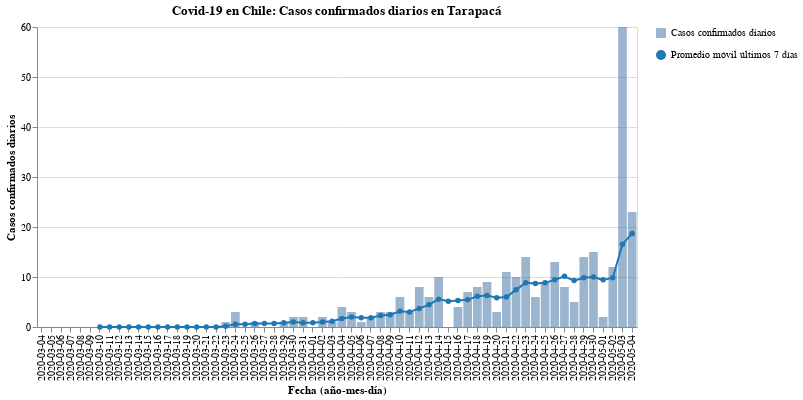

Notebook code for this chart:
### Code cell
#hide_input
bars, line = my_cases_plot(region)
(bars + line).properties(
    title=f'Covid-19 en Chile: Casos confirmados diarios en {region}',
    width=600
)

### Figure 1 — Vega-Lite specification as saved in the notebook (floating-point values rounded to 4 significant figures)
{"config": {"view": {"continuousWidth": 400, "continuousHeight": 300}}, "layer": [{"mark": {"type": "bar", "opacity": 0.7}, "encoding": {"opacity": {"type": "nominal", "field": "Casos confirmados diarios", "legend": {"title": ""}}, "tooltip": [{"type": "nominal", "field": "Fecha"}, {"type": "quantitative", "field": "Casos confirmados"}], "x": {"type": "nominal", "axis": {"title": "Fecha (año-mes-día)"}, "field": "Fecha"}, "y": {"type": "quantitative", "axis": {"title": "Casos confirmados diarios"}, "field": "Casos confirmados"}}}, {"mark": {"type": "line", "color": "#1f77b4", "point": {"filled": true, "fill": "#1f77b4"}}, "encoding": {"shape": {"type": "nominal", "field": "Promedio móvil últimos 7 días", "legend": {"title": ""}}, "x": {"type": "nominal", "axis": {"title": "Fecha (año-mes-día)"}, "field": "Fecha"}, "y": {"type": "quantitative", "field": "Rolling"}}}], "data": {"name": "data-ea76f672c86ff39e2d0969808b25fb2f"}, "title": "Covid-19 en Chile: Casos confirmados diarios en Tarapacá", "width": 600, "$schema": "https://vega.github.io/schema/vega-lite/v4.8.1.json", "datasets": {"data-ea76f672c86ff39e2d0969808b25fb2f": [{"Fecha": "2020-03-04", "Casos confirmados": 0, "Rolling": null, "Casos confirmados diarios": "Casos confirmados diarios", "Promedio móvil últimos 7 días": "Promedio móvil últimos 7 días"}, {"Fecha": "2020-03-05", "Casos confirmados": 0, "Rolling": null, "Casos confirmados diarios": "Casos confirmados diarios", "Promedio móvil últimos 7 días": "Promedio móvil últimos 7 días"}, {"Fecha": "2020-03-06", "Casos confirmados": 0, "Rolling": null, "Casos confirmados diarios": "Casos confirmados diarios", "Promedio móvil últimos 7 días": "Promedio móvil últimos 7 días"}, {"Fecha": "2020-03-07", "Casos confirmados": 0, "Rolling": null, "Casos confirmados diarios": "Casos confirmados diarios", "Promedio móvil últimos 7 días": "Promedio móvil últimos 7 días"}, {"Fecha": "2020-03-08", "Casos confirmados": 0, "Rolling": null, "Casos confirmados diarios": "Casos confirmados diarios", "Promedio móvil últimos 7 días": "Promedio móvil últimos 7 días"}, {"Fecha": "2020-03-09", "Casos confirmados": 0, "Rolling": null, "Casos confirmados diarios": "Casos confirmados diarios", "Promedio móvil últimos 7 días": "Promedio móvil últimos 7 días"}, {"Fecha": "2020-03-10", "Casos confirmados": 0, "Rolling": 0.0, "Casos confirmados diarios": "Casos confirmados diarios", "Promedio móvil últimos 7 días": "Promedio móvil últimos 7 días"}, {"Fecha": "2020-03-11", "Casos confirmados": 0, "Rolling": 0.0, "Casos confirmados diarios": "Casos confirmados diarios", "Promedio móvil últimos 7 días": "Promedio móvil últimos 7 días"}, {"Fecha": "2020-03-12", "Casos confirmados": 0, "Rolling": 0.0, "Casos confirmados diarios": "Casos confirmados diarios", "Promedio móvil últimos 7 días": "Promedio móvil últimos 7 días"}, {"Fecha": "2020-03-13", "Casos confirmados": 0, "Rolling": 0.0, "Casos confirmados diarios": "Casos confirmados diarios", "Promedio móvil últimos 7 días": "Promedio móvil últimos 7 días"}, {"Fecha": "2020-03-14", "Casos confirmados": 0, "Rolling": 0.0, "Casos confirmados diarios": "Casos confirmados diarios", "Promedio móvil últimos 7 días": "Promedio móvil últimos 7 días"}, {"Fecha": "2020-03-15", "Casos confirmados": 0, "Rolling": 0.0, "Casos confirmados diarios": "Casos confirmados diarios", "Promedio móvil últimos 7 días": "Promedio móvil últimos 7 días"}, {"Fecha": "2020-03-16", "Casos confirmados": 0, "Rolling": 0.0, "Casos confirmados diarios": "Casos confirmados diarios", "Promedio móvil últimos 7 días": "Promedio móvil últimos 7 días"}, {"Fecha": "2020-03-17", "Casos confirmados": 0, "Rolling": 0.0, "Casos confirmados diarios": "Casos confirmados diarios", "Promedio móvil últimos 7 días": "Promedio móvil últimos 7 días"}, {"Fecha": "2020-03-18", "Casos confirmados": 0, "Rolling": 0.0, "Casos confirmados diarios": "Casos confirmados diarios", "Promedio móvil últimos 7 días": "Promedio móvil últimos 7 días"}, {"Fecha": "2020-03-19", "Casos confirmados": 0, "Rolling": 0.0, "Casos confirmados diarios": "Casos confirmados diarios", "Promedio móvil últimos 7 días": "Promedio móvil últimos 7 días"}, {"Fecha": "2020-03-20", "Casos confirmados": 0, "Rolling": 0.0, "Casos confirmados diarios": "Casos confirmados diarios", "Promedio móvil últimos 7 días": "Promedio móvil últimos 7 días"}, {"Fecha": "2020-03-21", "Casos confirmados": 0, "Rolling": 0.0, "Casos confirmados diarios": "Casos confirmados diarios", "Promedio móvil últimos 7 días": "Promedio móvil últimos 7 días"}, {"Fecha": "2020-03-22", "Casos confirmados": 0, "Rolling": 0.0, "Casos confirmados diarios": "Casos confirmados diarios", "Promedio móvil últimos 7 días": "Promedio móvil últimos 7 días"}, {"Fecha": "2020-03-23", "Casos confirmados": 1, "Rolling": 0.1429, "Casos confirmados diarios": "Casos confirmados diarios", "Promedio móvil últimos 7 días": "Promedio móvil últimos 7 días"}, {"Fecha": "2020-03-24", "Casos confirmados": 3, "Rolling": 0.5714, "Casos confirmados diarios": "Casos confirmados diarios", "Promedio móvil últimos 7 días": "Promedio móvil últimos 7 días"}, {"Fecha": "2020-03-25", "Casos confirmados": 0, "Rolling": 0.5714, "Casos confirmados diarios": "Casos confirmados diarios", "Promedio móvil últimos 7 días": "Promedio móvil últimos 7 días"}, {"Fecha": "2020-03-26", "Casos confirmados": 1, "Rolling": 0.7143, "Casos confirmados diarios": "Casos confirmados diarios", "Promedio móvil últimos 7 días": "Promedio móvil últimos 7 días"}, {"Fecha": "2020-03-27", "Casos confirmados": 0, "Rolling": 0.7143, "Casos confirmados diarios": "Casos confirmados diarios", "Promedio móvil últimos 7 días": "Promedio móvil últimos 7 días"}, {"Fecha": "2020-03-28", "Casos confirmados": 0, "Rolling": 0.7143, "Casos confirmados diarios": "Casos confirmados diarios", "Promedio móvil últimos 7 días": "Promedio móvil últimos 7 días"}, {"Fecha": "2020-03-29", "Casos confirmados": 1, "Rolling": 0.8571, "Casos confirmados diarios": "Casos confirmados diarios", "Promedio móvil últimos 7 días": "Promedio móvil últimos 7 días"}, {"Fecha": "2020-03-30", "Casos confirmados": 2, "Rolling": 1.0, "Casos confirmados diarios": "Casos confirmados diarios", "Promedio móvil últimos 7 días": "Promedio móvil últimos 7 días"}, {"Fecha": "2020-03-31", "Casos confirmados": 2, "Rolling": 0.8571, "Casos confirmados diarios": "Casos confirmados diarios", "Promedio móvil últimos 7 días": "Promedio móvil últimos 7 días"}, {"Fecha": "2020-04-01", "Casos confirmados": 0, "Rolling": 0.8571, "Casos confirmados diarios": "Casos confirmados diarios", "Promedio móvil últimos 7 días": "Promedio móvil últimos 7 días"}, {"Fecha": "2020-04-02", "Casos confirmados": 2, "Rolling": 1.0, "Casos confirmados diarios": "Casos confirmados diarios", "Promedio móvil últimos 7 días": "Promedio móvil últimos 7 días"}, {"Fecha": "2020-04-03", "Casos confirmados": 1, "Rolling": 1.143, "Casos confirmados diarios": "Casos confirmados diarios", "Promedio móvil últimos 7 días": "Promedio móvil últimos 7 días"}, {"Fecha": "2020-04-04", "Casos confirmados": 4, "Rolling": 1.714, "Casos confirmados diarios": "Casos confirmados diarios", "Promedio móvil últimos 7 días": "Promedio móvil últimos 7 días"}, {"Fecha": "2020-04-05", "Casos confirmados": 3, "Rolling": 2.0, "Casos confirmados diarios": "Casos confirmados diarios", "Promedio móvil últimos 7 días": "Promedio móvil últimos 7 días"}, {"Fecha": "2020-04-06", "Casos confirmados": 1, "Rolling": 1.857, "Casos confirmados diarios": "Casos confirmados diarios", "Promedio móvil últimos 7 días": "Promedio móvil últimos 7 días"}, {"Fecha": "2020-04-07", "Casos confirmados": 2, "Rolling": 1.857, "Casos confirmados diarios": "Casos confirmados diarios", "Promedio móvil últimos 7 días": "Promedio móvil últimos 7 días"}, {"Fecha": "2020-04-08", "Casos confirmados": 3, "Rolling": 2.286, "Casos confirmados diarios": "Casos confirmados diarios", "Promedio móvil últimos 7 días": "Promedio móvil últimos 7 días"}, {"Fecha": "2020-04-09", "Casos confirmados": 3, "Rolling": 2.429, "Casos confirmados diarios": "Casos confirmados diarios", "Promedio móvil últimos 7 días": "Promedio móvil últimos 7 días"}, {"Fecha": "2020-04-10", "Casos confirmados": 6, "Rolling": 3.143, "Casos confirmados diarios": "Casos confirmados diarios", "Promedio móvil últimos 7 días": "Promedio móvil últimos 7 días"}, {"Fecha": "2020-04-11", "Casos confirmados": 3, "Rolling": 3.0, "Casos confirmados diarios": "Casos confirmados diarios", "Promedio móvil últimos 7 días": "Promedio móvil últimos 7 días"}, {"Fecha": "2020-04-12", "Casos confirmados": 8, "Rolling": 3.714, "Casos confirmados diarios": "Casos confirmados diarios", "Promedio móvil últimos 7 días": "Promedio móvil últimos 7 días"}, {"Fecha": "2020-04-13", "Casos confirmados": 6, "Rolling": 4.429, "Casos confirmados diarios": "Casos confirmados diarios", "Promedio móvil últimos 7 días": "Promedio móvil últimos 7 días"}, {"Fecha": "2020-04-14", "Casos confirmados": 10, "Rolling": 5.571, "Casos confirmados diarios": "Casos confirmados diarios", "Promedio móvil últimos 7 días": "Promedio móvil últimos 7 días"}, {"Fecha": "2020-04-15", "Casos confirmados": 0, "Rolling": 5.143, "Casos confirmados diarios": "Casos confirmados diarios", "Promedio móvil últimos 7 días": "Promedio móvil últimos 7 días"}, {"Fecha": "2020-04-16", "Casos confirmados": 4, "Rolling": 5.286, "Casos confirmados diarios": "Casos confirmados diarios", "Promedio móvil últimos 7 días": "Promedio móvil últimos 7 días"}, {"Fecha": "2020-04-17", "Casos confirmados": 7, "Rolling": 5.429, "Casos confirmados diarios": "Casos confirmados diarios", "Promedio móvil últimos 7 días": "Promedio móvil últimos 7 días"}, {"Fecha": "2020-04-18", "Casos confirmados": 8, "Rolling": 6.143, "Casos confirmados diarios": "Casos confirmados diarios", "Promedio móvil últimos 7 días": "Promedio móvil últimos 7 días"}, {"Fecha": "2020-04-19", "Casos confirmados": 9, "Rolling": 6.286, "Casos confirmados diarios": "Casos confirmados diarios", "Promedio móvil últimos 7 días": "Promedio móvil últimos 7 días"}, {"Fecha": "2020-04-20", "Casos confirmados": 3, "Rolling": 5.857, "Casos confirmados diarios": "Casos confirmados diarios", "Promedio móvil últimos 7 días": "Promedio móvil últimos 7 días"}, {"Fecha": "2020-04-21", "Casos confirmados": 11, "Rolling": 6.0, "Casos confirmados diarios": "Casos confirmados diarios", "Promedio móvil últimos 7 días": "Promedio móvil últimos 7 días"}, {"Fecha": "2020-04-22", "Casos confirmados": 10, "Rolling": 7.429, "Casos confirmados diarios": "Casos confirmados diarios", "Promedio móvil últimos 7 días": "Promedio móvil últimos 7 días"}, {"Fecha": "2020-04-23", "Casos confirmados": 14, "Rolling": 8.857, "Casos confirmados diarios": "Casos confirmados diarios", "Promedio móvil últimos 7 días": "Promedio móvil últimos 7 días"}, {"Fecha": "2020-04-24", "Casos confirmados": 6, "Rolling": 8.714, "Casos confirmados diarios": "Casos confirmados diarios", "Promedio móvil últimos 7 días": "Promedio móvil últimos 7 días"}, {"Fecha": "2020-04-25", "Casos confirmados": 9, "Rolling": 8.857, "Casos confirmados diarios": "Casos confirmados diarios", "Promedio móvil últimos 7 días": "Promedio móvil últimos 7 días"}, {"Fecha": "2020-04-26", "Casos confirmados": 13, "Rolling": 9.429, "Casos confirmados diarios": "Casos confirmados diarios", "Promedio móvil últimos 7 días": "Promedio móvil últimos 7 días"}, {"Fecha": "2020-04-27", "Casos confirmados": 8, "Rolling": 10.14, "Casos confirmados diarios": "Casos confirmados diarios", "Promedio móvil últimos 7 días": "Promedio móvil últimos 7 días"}, {"Fecha": "2020-04-28", "Casos confirmados": 5, "Rolling": 9.286, "Casos confirmados diarios": "Casos confirmados diarios", "Promedio móvil últimos 7 días": "Promedio móvil últimos 7 días"}, {"Fecha": "2020-04-29", "Casos confirmados": 14, "Rolling": 9.857, "Casos confirmados diarios": "Casos confirmados diarios", "Promedio móvil últimos 7 días": "Promedio móvil últimos 7 días"}, {"Fecha": "2020-04-30", "Casos confirmados": 15, "Rolling": 10.0, "Casos confirmados diarios": "Casos confirmados diarios", "Promedio móvil últimos 7 días": "Promedio móvil últimos 7 días"}, {"Fecha": "2020-05-01", "Casos confirmados": 2, "Rolling": 9.429, "Casos confirmados diarios": "Casos confirmados diarios", "Promedio móvil últimos 7 días": "Promedio móvil últimos 7 días"}, {"Fecha": "2020-05-02", "Casos confirmados": 12, "Rolling": 9.857, "Casos confirmados diarios": "Casos confirmados diarios", "Promedio móvil últimos 7 días": "Promedio móvil últimos 7 días"}, {"Fecha": "2020-05-03", "Casos confirmados": 60, "Rolling": 16.57, "Casos confirmados diarios": "Casos confirmados diarios", "Promedio móvil últimos 7 días": "Promedio móvil últimos 7 días"}, {"Fecha": "2020-05-04", "Casos confirmados": 23, "Rolling": 18.71, "Casos confirmados diarios": "Casos confirmados diarios", "Promedio móvil últimos 7 días": "Promedio móvil últimos 7 días"}]}}
